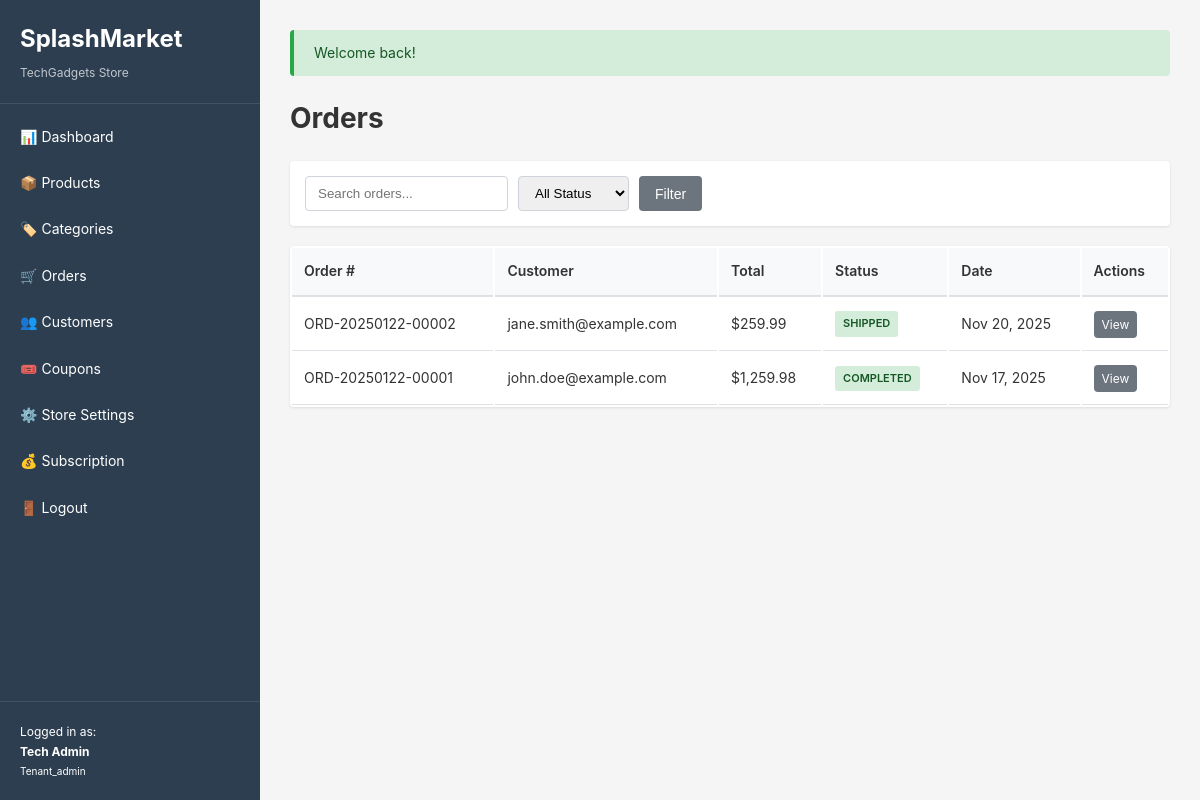
Page /orders (signed in) on the committed database.
### tables this page shows
CREATE TABLE tenants (
    id INT UNSIGNED AUTO_INCREMENT PRIMARY KEY,
    store_name VARCHAR(255) NOT NULL,
    subdomain VARCHAR(100),
    logo VARCHAR(255),
    banner_image VARCHAR(255),
    store_description TEXT,
    contact_email VARCHAR(255),
    contact_phone VARCHAR(50),
    address TEXT,
    city VARCHAR(100),
    state VARCHAR(100),
    country VARCHAR(100),
    postal_code VARCHAR(20),
    currency VARCHAR(10) DEFAULT 'USD',
    theme_color VARCHAR(20),
    meta_title VARCHAR(255),
    meta_description TEXT,
    footer_text TEXT,
    api_key VARCHAR(100) UNIQUE,
    is_active TINYINT(1) NOT NULL DEFAULT 1,
    created_at DATETIME NOT NULL,
    updated_at DATETIME,
    INDEX idx_active (is_active),
    INDEX idx_subdomain (subdomain),
    INDEX idx_api_key (api_key)
);

CREATE TABLE orders (
    id INT UNSIGNED AUTO_INCREMENT PRIMARY KEY,
    tenant_id INT UNSIGNED NOT NULL,
    customer_id INT UNSIGNED,
    order_number VARCHAR(50) NOT NULL UNIQUE,
    customer_email VARCHAR(255) NOT NULL,
    subtotal DECIMAL(10,2) NOT NULL,
    shipping_cost DECIMAL(10,2) NOT NULL DEFAULT 0.00,
    discount_amount DECIMAL(10,2) NOT NULL DEFAULT 0.00,
    total_amount DECIMAL(10,2) NOT NULL,
    status ENUM('pending', 'confirmed', 'processing', 'shipped', 'completed', 'canceled', 'refunded') NOT NULL DEFAULT 'pending',
    payment_method VARCHAR(50),
    shipping_address TEXT,
    notes TEXT,
    created_at DATETIME NOT NULL,
    updated_at DATETIME,
    FOREIGN KEY (tenant_id) REFERENCES tenants(id) ON DELETE CASCADE,
    FOREIGN KEY (customer_id) REFERENCES customers(id) ON DELETE SET NULL,
    INDEX idx_tenant (tenant_id),
    INDEX idx_customer (customer_id),
    INDEX idx_order_number (order_number),
    INDEX idx_status (status),
    INDEX idx_created (created_at)
);

CREATE TABLE customers (
    id INT UNSIGNED AUTO_INCREMENT PRIMARY KEY,
    tenant_id INT UNSIGNED NOT NULL,
    first_name VARCHAR(100) NOT NULL,
    last_name VARCHAR(100) NOT NULL,
    email VARCHAR(255) NOT NULL,
    phone VARCHAR(50),
    password VARCHAR(255),
    created_at DATETIME NOT NULL,
    updated_at DATETIME,
    FOREIGN KEY (tenant_id) REFERENCES tenants(id) ON DELETE CASCADE,
    INDEX idx_tenant (tenant_id),
    INDEX idx_email (email)
);

### app/views/orders/index.php (the view, shortened to what the rows shown need)
<div class="page-header">
    <h1>Orders</h1>
</div>
<div class="filters">
    <form method="GET" action="/orders" class="filter-form">
        <input type="text" name="search" placeholder="Search orders..." value="<?php echo e($filters['search'] ?? ''); ?>">
        <select name="status">
            <option value="">All Status</option>
        </select>
        <button type="submit" class="btn">Filter</button>
    </form>
</div>
<?php if (!empty($orders)): ?>
<table class="data-table">
    <thead>
        <tr>
            <th>Order #</th>
            <th>Customer</th>
            <th>Total</th>
            <th>Status</th>
            <th>Date</th>
            <th>Actions</th>
        </tr>
    </thead>
    <tbody>
        <?php foreach ($orders as $order): ?>
        <tr>
            <td><?php echo e($order['order_number']); ?></td>
            <td><?php echo e($order['customer_email']); ?></td>
            <td><?php echo money($order['total_amount']); ?></td>
            <td><?php echo statusBadge($order['status']); ?></td>
            <td><?php echo formatDate($order['created_at']); ?></td>
            <td><a href="/orders/<?php echo $order['id']; ?>" class="btn btn-sm">View</a></td>
        </tr>
        <?php endforeach; ?>
    </tbody>
</table>
<?php else: ?>
<p>No orders found.</p>
<?php endif; ?>

### app/helpers/functions.php (shortened to what the rows shown need)
<?php
function e($string)
{
    return htmlspecialchars($string, ENT_QUOTES, 'UTF-8');
}
function baseUrl($path = '')
{
    $protocol = isset($_SERVER['HTTPS']) && $_SERVER['HTTPS'] === 'on' ? 'https' : 'http';
    $host = $_SERVER['HTTP_HOST'];
    $basePath = rtrim(dirname($_SERVER['SCRIPT_NAME']), '/');
    return $protocol . '://' . $host . $basePath . '/' . ltrim($path, '/');
}
function asset($path)
{
    return baseUrl('assets/' . ltrim($path, '/'));
}
function money($amount, $currency = 'USD')
{
    $symbols = [
        'USD' => '$',
        'EUR' => '€',
        'GBP' => '£'
    ];
    $symbol = isset($symbols[$currency]) ? $symbols[$currency] : $currency . ' ';
    return $symbol . number_format($amount, 2);
}
function formatDate($date, $format = 'M d, Y')
{
    return date($format, strtotime($date));
}
function statusBadge($status)
{
    $classes = [
        'pending' => 'badge-warning',
        'confirmed' => 'badge-info',
        'processing' => 'badge-primary',
        'shipped' => 'badge-success',
        'completed' => 'badge-success',
        'canceled' => 'badge-danger',
        'refunded' => 'badge-secondary',
        'draft' => 'badge-secondary',
        'published' => 'badge-success',
        'active' => 'badge-success',
        'inactive' => 'badge-secondary',
        'paid' => 'badge-success',
        'failed' => 'badge-danger'
    ];
    $class = isset($classes[$status]) ? $classes[$status] : 'badge-secondary';
    return '<span class="badge ' . $class . '">' . ucfirst($status) . '</span>';
}

### app/core/Router.php (shortened to what the rows shown need)
<?php
class Router
{
    private $routes = [];
    private function addRoute($method, $pattern, $controller, $name = null)
    {
        $this->routes[] = [
            'method' => $method,
            'pattern' => $pattern,
            'controller' => $controller,
            'name' => $name
        ];
    }
    public function dispatch($uri, $method)
    {
        $uri = strtok($uri, '?');
        $uri = '/' . trim($uri, '/');
        foreach ($this->routes as $route) {
            if ($route['method'] !== $method) {
                continue;
            }
            $pattern = $this->convertPatternToRegex($route['pattern']);
            if (preg_match($pattern, $uri, $matches)) {
                array_shift($matches);
                return $this->callController($route['controller'], $matches);
            }
        }
        exit;
    }
    private function convertPatternToRegex($pattern)
    {
        $pattern = str_replace('/', '\/', $pattern);
        $pattern = preg_replace('/:\w+/', '([^\/]+)', $pattern);
        return '/^' . $pattern . '$/';
    }
    private function callController($controller, $params = [])
    {
        list($controllerName, $method) = explode('@', $controller);
        $controllerInstance = new $controllerClass();
        return call_user_func_array([$controllerInstance, $method], $params);
    }
}

### app/views/layouts/admin.php (shortened to what the rows shown need)
<!DOCTYPE html>
<html lang="en">
<head>
    <link rel="stylesheet" href="<?php echo asset('css/admin.css'); ?>">
</head>
<body>
    <?php if (Auth::check()): ?>
    <div class="admin-layout">
        <aside class="sidebar">
            <div class="sidebar-header">
                <h1>SplashMarket</h1>
                <?php if (!Auth::isPlatformAdmin()): ?>
                    <?php $tenant = (new Tenant())->findById(Auth::tenantId()); ?>
                    <p class="store-name"><?php echo e($tenant['store_name']); ?></p>
                <?php endif; ?>
            </div>
            <nav class="sidebar-nav">
                <?php if (Auth::isPlatformAdmin()): ?>
                    <a href="/platform/dashboard" class="nav-item">
                        <span>📊</span> Dashboard
                    </a>
                    <a href="/platform/tenants" class="nav-item">
                        <span>🏪</span> Tenants
                    </a>
                    <a href="/platform/plans" class="nav-item">
                        <span>💳</span> Plans
                    </a>
                <?php else: ?>
                    <a href="/dashboard" class="nav-item">
                        <span>📊</span> Dashboard
                    </a>
                    <a href="/products" class="nav-item">
                        <span>📦</span> Products
                    </a>
                    <a href="/categories" class="nav-item">
                        <span>🏷️</span> Categories
                    </a>
                    <a href="/orders" class="nav-item">
                        <span>🛒</span> Orders
                    </a>
                    <a href="/customers" class="nav-item">
                        <span>👥</span> Customers
                    </a>
                    <a href="/coupons" class="nav-item">
                        <span>🎟️</span> Coupons
                    </a>
                    <?php if (Auth::isTenantAdmin()): ?>
                    <a href="/store/settings" class="nav-item">
                        <span>⚙️</span> Store Settings
                    </a>
                    <a href="/subscription" class="nav-item">
                        <span>💰</span> Subscription
                    </a>
                    <?php endif; ?>
                <?php endif; ?>
                <a href="/logout" class="nav-item">
                    <span>🚪</span> Logout
                </a>
            </nav>
            <div class="sidebar-footer">
                <p>Logged in as:<br><strong><?php echo e(Auth::user()['name']); ?></strong></p>
                <p><small><?php echo ucfirst(Auth::user()['role']); ?></small></p>
            </div>
        </aside>
        <main class="main-content">
            <?php
            $flashMessages = Session::getAllFlash();
            foreach ($flashMessages as $type => $message):
            ?>
            <div class="alert alert-<?php echo e($type); ?>">
                <?php echo e($message); ?>
            </div>
            <?php endforeach; ?>
            <?php echo $content; ?>
        </main>
    </div>
    <?php else: ?>
        <?php echo $content; ?>
    <?php endif; ?>
</body>
</html>

### rows in the picture
tenants: store_name "TechGadgets Store"
orders: order_number "ORD-20250122-00002", customer.email "jane.smith@example.com", total_amount "$259.99", status "SHIPPED", created_at "Nov 20, 2025"
orders: order_number "ORD-20250122-00001", customer.email "john.doe@example.com", total_amount "$1,259.98", status "COMPLETED", created_at "Nov 17, 2025"

### other values in the picture
$message "Welcome back!"
